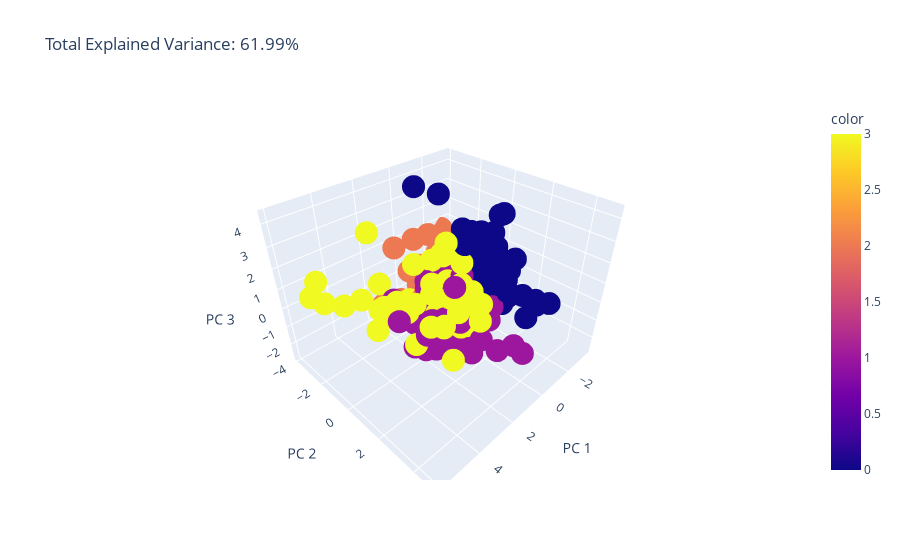

Notebook code cell kept with this figure:
### Code cell
fig = px.scatter_3d(
    reduced, x=0, y=1, z=2, color=kmeans.labels_,
    title=f'Total Explained Variance: {total_var:.2f}%',
    labels={'0': 'PC 1', '1': 'PC 2', '2': 'PC 3'}
)
fig.show()

### Figure 1 — Plotly figure (JSON) as saved in the notebook; plotly's stock layout.template omitted (floating-point values rounded to 4 significant figures; data arrays with more than 128 entries replaced by an {"elided": "..."} marker saying what was removed)
{"data": [{"hovertemplate": "PC 1=%{x}<br>PC 2=%{y}<br>PC 3=%{z}<br>color=%{marker.color}<extra></extra>", "legendgroup": "", "marker": {"color": {"elided": "242 int values"}, "coloraxis": "coloraxis", "symbol": "circle"}, "mode": "markers", "name": "", "scene": "scene", "showlegend": false, "type": "scatter3d", "x": {"elided": "242 float values"}, "y": {"elided": "242 float values"}, "z": {"elided": "242 float values"}}], "layout": {"coloraxis": {"colorbar": {"title": {"text": "color"}}, "colorscale": [[0, "#0d0887"], [0.1111, "#46039f"], [0.2222, "#7201a8"], [0.3333, "#9c179e"], [0.4444, "#bd3786"], [0.5556, "#d8576b"], [0.6667, "#ed7953"], [0.7778, "#fb9f3a"], [0.8889, "#fdca26"], [1, "#f0f921"]]}, "legend": {"tracegroupgap": 0}, "scene": {"domain": {"x": [0, 1], "y": [0, 1]}, "xaxis": {"title": {"text": "PC 1"}}, "yaxis": {"title": {"text": "PC 2"}}, "zaxis": {"title": {"text": "PC 3"}}}, "title": {"text": "Total Explained Variance: 61.99%"}}}
